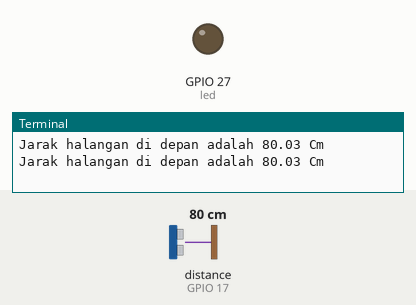
Recording of a program running on a simulated Raspberry Pi (BCM pin numbers). On the bench: output pins drawn as LEDs (lit = HIGH), the last lines printed to the terminal. The test bench sets the inputs (shaded band); at power-on: distance to the obstacle (sensor on GPIO 17) 80 cm. The echo pulse lasts 58.3 µs per cm; the clock reads 2024-03-15 10:24:30 at power-on unless the program sets it; pins used as bus, display or sensor lines are not drawn.

Above: at 1.2 s.
1.3 s: distance to the obstacle (sensor on GPIO 17) set to 6 cm
3.2 s: distance to the obstacle (sensor on GPIO 17) set to 3 cm
At 4.5 s:
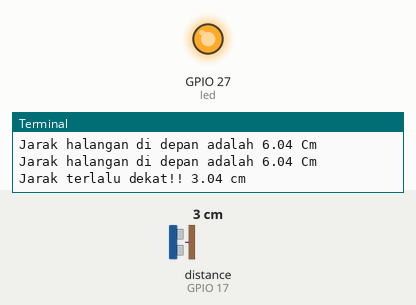
5.5 s: distance to the obstacle (sensor on GPIO 17) set to 9 cm
At 7.2 s:
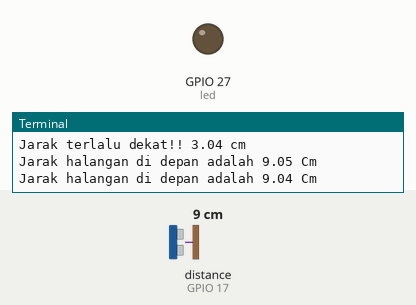
7.5 s: distance to the obstacle (sensor on GPIO 17) set to 2 cm
At 8.9 s:
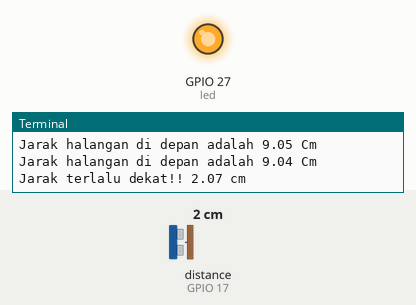
Timing chart, 0 to 10.5 s (numbered marks = the images above; inputs shaded):
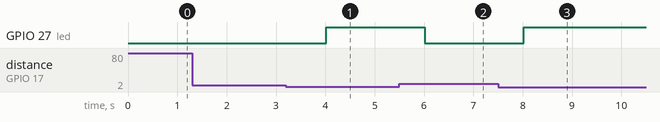

Measured:
- the behaviour switches between 5 and 4 cm on distance to the obstacle (sensor on GPIO 17) (found by bisection; images 0 and 1)
- after the input at 3.2 s, GPIO 27 (led): LOW → HIGH after 0.81 s
- after the input at 5.5 s, GPIO 27 (led): HIGH → LOW after 0.52 s
- after the input at 7.5 s, GPIO 27 (led): LOW → HIGH after 0.52 s

The program:

ultrasound.py
```python
import RPi.GPIO as GPIO
import time

GPIO.setmode(GPIO.BCM)
GPIO.setwarnings(False)
GPIO_TRIGGER = 4
GPIO_ECHO = 17
led = 27

GPIO.setup(GPIO_TRIGGER, GPIO.OUT)
GPIO.setup(led, GPIO.OUT)
GPIO.setup(GPIO_ECHO, GPIO.IN)
GPIO.output(GPIO_TRIGGER, GPIO.LOW)

def get_range():
    GPIO.output(GPIO_TRIGGER, True)
    time.sleep(0.00001)
    GPIO.output(GPIO_TRIGGER, False)
    timeout_counter=int(time.time())
    start = time.time()

    while GPIO.input(GPIO_ECHO) == 0:
        start = time.time()
    timeout_counter = int(time.time())
    stop = time.time()

    while GPIO.input(GPIO_ECHO) == 1:
        stop = time.time()

    elapsed = stop - start
    distance = elapsed*34320
    distance = distance / 2
    return distance

while True:
    jarak = get_range()
    if jarak <= 5:
        GPIO.output(led, True)
        print("Jarak terlalu dekat!! %.2f cm"%jarak)
        time.sleep(1)
    else:
        GPIO.output(led, False)
        print("Jarak halangan di depan adalah %.2f Cm"%jarak)
        time.sleep(1)
```
